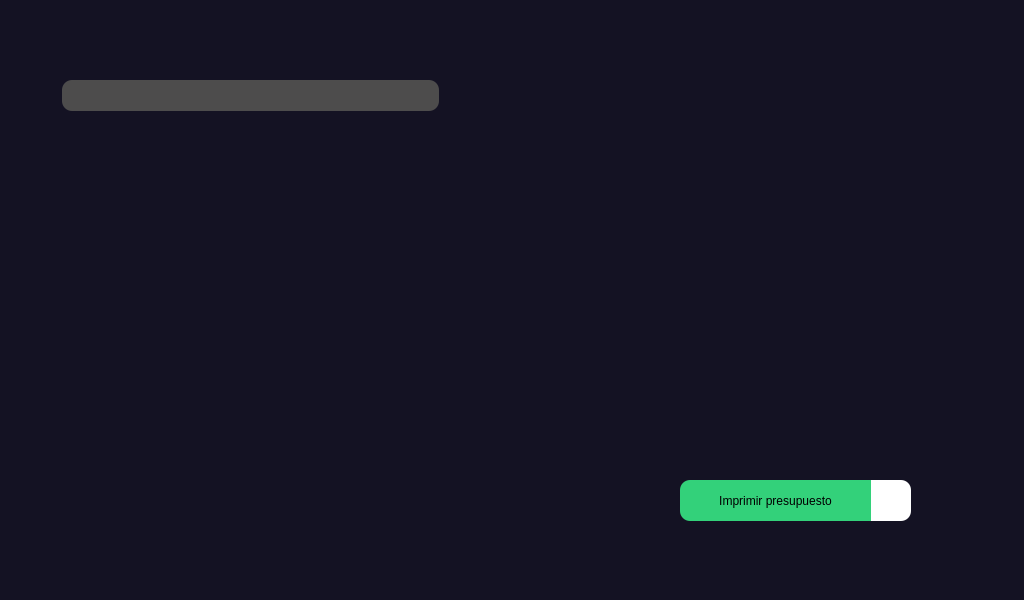
<?xml version="1.0" encoding="UTF-8"?>
<ui version="4.0">
 <class>MainWindow</class>
 <widget class="QMainWindow" name="MainWindow">
  <property name="geometry">
   <rect>
    <x>0</x>
    <y>0</y>
    <width>1024</width>
    <height>600</height>
   </rect>
  </property>
  <property name="windowTitle">
   <string>MainWindow</string>
  </property>
  <property name="styleSheet">
   <string notr="true">background-color: rgb(20, 18, 35);</string>
  </property>
  <widget class="QWidget" name="centralwidget">
   <property name="styleSheet">
    <string notr="true">background-color: rgb(20, 18, 35);</string>
   </property>
   <widget class="QLineEdit" name="lineEdit">
    <property name="geometry">
     <rect>
      <x>62</x>
      <y>80</y>
      <width>291</width>
      <height>31</height>
     </rect>
    </property>
    <property name="styleSheet">
     <string notr="true">background-color: rgb(77, 76, 76);
border-top-left-radius: 10px;
border-bottom-left-radius: 10px;</string>
    </property>
   </widget>
   <widget class="QPushButton" name="pushButton">
    <property name="geometry">
     <rect>
      <x>350</x>
      <y>80</y>
      <width>89</width>
      <height>31</height>
     </rect>
    </property>
    <property name="cursor">
     <cursorShape>PointingHandCursor</cursorShape>
    </property>
    <property name="styleSheet">
     <string notr="true">background-color: rgb(77, 76, 76);
image: url(:/iconos principal/lupa (1).png);
border-top-right-radius: 10px;
border-bottom-right-radius: 10px;</string>
    </property>
    <property name="text">
     <string/>
    </property>
   </widget>
   <widget class="QPushButton" name="pushButton_2">
    <property name="geometry">
     <rect>
      <x>820</x>
      <y>80</y>
      <width>41</width>
      <height>41</height>
     </rect>
    </property>
    <property name="cursor">
     <cursorShape>PointingHandCursor</cursorShape>
    </property>
    <property name="styleSheet">
     <string notr="true">image: url(:/iconos principal/engranaje.png);
background-color: transparent;
border: none;</string>
    </property>
    <property name="text">
     <string/>
    </property>
   </widget>
   <widget class="QPushButton" name="pushButton_3">
    <property name="geometry">
     <rect>
      <x>770</x>
      <y>80</y>
      <width>41</width>
      <height>41</height>
     </rect>
    </property>
    <property name="cursor">
     <cursorShape>PointingHandCursor</cursorShape>
    </property>
    <property name="styleSheet">
     <string notr="true">image: url(:/iconos principal/menos (1).png);
background-color: transparent;
border: none;</string>
    </property>
    <property name="text">
     <string/>
    </property>
   </widget>
   <widget class="QPushButton" name="pushButton_4">
    <property name="geometry">
     <rect>
      <x>720</x>
      <y>80</y>
      <width>41</width>
      <height>41</height>
     </rect>
    </property>
    <property name="cursor">
     <cursorShape>PointingHandCursor</cursorShape>
    </property>
    <property name="styleSheet">
     <string notr="true">image: url(:/iconos principal/boton-agregar.png);
background-color: transparent;
border: none;</string>
    </property>
    <property name="text">
     <string/>
    </property>
   </widget>
   <widget class="QPushButton" name="pushButton_5">
    <property name="geometry">
     <rect>
      <x>80</x>
      <y>170</y>
      <width>171</width>
      <height>141</height>
     </rect>
    </property>
    <property name="cursor">
     <cursorShape>PointingHandCursor</cursorShape>
    </property>
    <property name="styleSheet">
     <string notr="true">image: url(:/iconos principal/carpeta.png);
background-color: transparent;
border: none;</string>
    </property>
    <property name="text">
     <string/>
    </property>
   </widget>
   <widget class="QPushButton" name="pushButton_6">
    <property name="geometry">
     <rect>
      <x>300</x>
      <y>170</y>
      <width>171</width>
      <height>141</height>
     </rect>
    </property>
    <property name="cursor">
     <cursorShape>PointingHandCursor</cursorShape>
    </property>
    <property name="styleSheet">
     <string notr="true">image: url(:/iconos principal/carpeta.png);
background-color: transparent;
border: none;</string>
    </property>
    <property name="text">
     <string/>
    </property>
   </widget>
   <widget class="QPushButton" name="pushButton_7">
    <property name="geometry">
     <rect>
      <x>520</x>
      <y>170</y>
      <width>171</width>
      <height>141</height>
     </rect>
    </property>
    <property name="cursor">
     <cursorShape>PointingHandCursor</cursorShape>
    </property>
    <property name="styleSheet">
     <string notr="true">image: url(:/iconos principal/carpeta.png);
background-color: transparent;
border: none;</string>
    </property>
    <property name="text">
     <string/>
    </property>
   </widget>
   <widget class="QPushButton" name="pushButton_8">
    <property name="geometry">
     <rect>
      <x>740</x>
      <y>170</y>
      <width>171</width>
      <height>141</height>
     </rect>
    </property>
    <property name="cursor">
     <cursorShape>PointingHandCursor</cursorShape>
    </property>
    <property name="styleSheet">
     <string notr="true">image: url(:/iconos principal/carpeta.png);
background-color: transparent;
border: none;</string>
    </property>
    <property name="text">
     <string/>
    </property>
   </widget>
   <widget class="QLabel" name="label">
    <property name="geometry">
     <rect>
      <x>870</x>
      <y>480</y>
      <width>41</width>
      <height>41</height>
     </rect>
    </property>
    <property name="styleSheet">
     <string notr="true">background-color: rgb(255, 255, 255);
border-top-right-radius: 10px;
border-bottom-right-radius: 10px;</string>
    </property>
    <property name="text">
     <string>&lt;html&gt;&lt;head/&gt;&lt;body&gt;&lt;p&gt;&lt;img src=&quot;:/iconos principal/impresora (2).png&quot;/&gt;&lt;/p&gt;&lt;/body&gt;&lt;/html&gt;</string>
    </property>
   </widget>
   <widget class="QPushButton" name="pushButton_9">
    <property name="geometry">
     <rect>
      <x>680</x>
      <y>480</y>
      <width>191</width>
      <height>41</height>
     </rect>
    </property>
    <property name="cursor">
     <cursorShape>PointingHandCursor</cursorShape>
    </property>
    <property name="styleSheet">
     <string notr="true">border-top-left-radius: 10px;
background-color: rgb(51, 209, 122);
border-bottom-left-radius: 10px;</string>
    </property>
    <property name="text">
     <string>Imprimir presupuesto</string>
    </property>
   </widget>
  </widget>
  <widget class="QStatusBar" name="statusbar"/>
 </widget>
 <resources>
  <include location="../Downloads/drive-download-20230504T102216Z-001/Principal.qrc"/>
 </resources>
 <connections/>
</ui>
